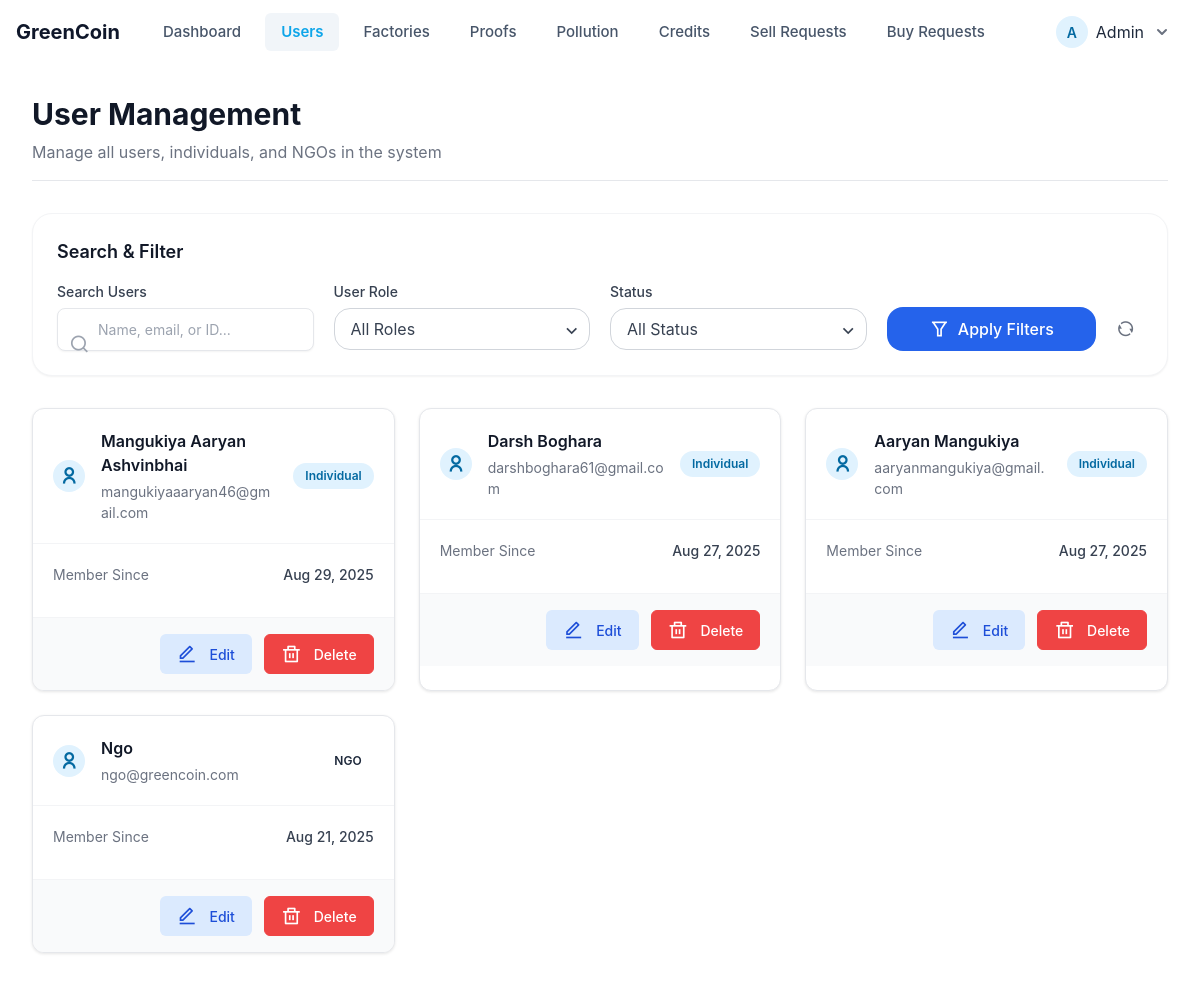
The page /admin/user.php (signed in) on the database its author committed.
### tables this page shows
CREATE TABLE `users` (
  `user_id` int(11) NOT NULL,
  `name` varchar(100) NOT NULL,
  `email` varchar(150) NOT NULL,
  `password_hash` varchar(255) NOT NULL,
  `role` enum('individual','NGO','admin','factory') NOT NULL DEFAULT 'individual',
  `profile_image` varchar(255) DEFAULT NULL,
  `created_at` timestamp NOT NULL DEFAULT current_timestamp(),
  `email_verified` tinyint(1) NOT NULL DEFAULT 0,
  `email_verified_at` datetime DEFAULT NULL
);

### admin/user.php (the view, shortened to what this page needs)
<?php
require_once __DIR__ . '/header.php';
?>
<!DOCTYPE html>
<html lang="en">
<head>
    <script src="https://cdn.tailwindcss.com/3.4.16"></script>
    <link rel="stylesheet" href="https://cdnjs.cloudflare.com/ajax/libs/remixicon/4.6.0/remixicon.min.css" />
</head>
<body>
    <div class="user-management-container">
    <div class="page-header mb-8">
        <h1 class="text-3xl font-bold text-gray-900 mb-2">User Management</h1>
        <p class="text-gray-600">Manage all users, individuals, and NGOs in the system</p>
    </div>
    <div class="search-filters bg-white rounded-xl shadow-sm p-6 mb-8 border border-gray-100">
        <h2 class="text-lg font-semibold text-gray-800 mb-4">Search & Filter</h2>
        <div class="grid grid-cols-1 md:grid-cols-4 gap-5">
            <div class="relative">
                <label for="search" class="block text-sm font-medium text-gray-700 mb-1.5">Search Users</label>
                <div class="relative">
                    <div class="absolute inset-y-0 left-0 pl-3 flex items-center pointer-events-none mt-7">
                    </div>
                    <input
                        type="text"
                        id="search"
                        placeholder="Name, email, or ID..."
                        class="block w-full pl-10 pr-3 py-2.5 border border-gray-300 rounded-lg bg-white shadow-sm focus:outline-none focus:ring-2 focus:ring-blue-500 focus:border-transparent transition duration-150"
                    >
                </div>
            </div>
            <div>
                <label for="role" class="block text-sm font-medium text-gray-700 mb-1.5">User Role</label>
                <div class="relative">
                    <select
                        id="role"
                        class="block appearance-none w-full bg-white border border-gray-300 text-gray-700 py-2.5 px-4 pr-8 rounded-lg leading-tight focus:outline-none focus:ring-2 focus:ring-blue-500 focus:border-transparent transition duration-150"
                    >
                        <option value="">All Roles</option>
                    </select>
                    <div class="pointer-events-none absolute inset-y-0 right-0 flex items-center px-2 text-gray-700 mt-1">
                    </div>
                </div>
            </div>
            <div>
                <label for="status" class="block text-sm font-medium text-gray-700 mb-1.5">Status</label>
                <div class="relative">
                    <select
                        id="status"
                        class="block appearance-none w-full bg-white border border-gray-300 text-gray-700 py-2.5 px-4 pr-8 rounded-lg leading-tight focus:outline-none focus:ring-2 focus:ring-blue-500 focus:border-transparent transition duration-150"
                    >
                        <option value="">All Status</option>
                    </select>
                    <div class="pointer-events-none absolute inset-y-0 right-0 flex items-center px-2 text-gray-700 mt-1">
                    </div>
                </div>
            </div>
            <div class="flex items-end space-x-3">
                <button class="flex-1 bg-blue-600 hover:bg-blue-700 text-white font-medium py-2.5 px-4 rounded-lg transition duration-200 flex items-center justify-center">
                    <i class="ri-filter-line mr-2"></i>
                    Apply Filters
                </button>
                <button class="text-gray-500 hover:text-gray-700 p-2 rounded-full hover:bg-gray-100 transition duration-200">
                    <i class="ri-refresh-line text-lg"></i>
                </button>
            </div>
        </div>
    </div>
    <div class="users-grid">
        <?php
        $q = $conn->query("SELECT
            u.user_id,
            u.name,
            u.email,
            u.role,
            u.created_at,
            f.name AS factory_name
        FROM users u
        LEFT JOIN factories f ON f.user_id = u.user_id
        WHERE u.role IN ('individual', 'ngo')
        ORDER BY u.user_id DESC");
        if ($q->num_rows === 0): ?>
            <div class="empty-state">
                <i class="ri-user-search-line"></i>
                <h3>No users found</h3>
                <p>There are no users to display at the moment.</p>
            </div>
        <?php else:
            while($user = $q->fetch_assoc()):
                $roleClasses = [
                    'individual' => 'role-user',
                    'ngo' => 'role-ngo'
                ];
                $roleIcon = [
                    'individual' => 'ri-user-line',
                    'ngo' => 'ri-team-line'
                ];
                $roleClass = $roleClasses[$user['role']] ?? '';
                $iconClass = $roleIcon[$user['role']] ?? 'ri-user-line';
        ?>
        <div class="user-card fade-in">
            <div class="user-card-header">
                <div class="user-avatar">
                    <i class="<?= $iconClass ?> text-lg"></i>
                </div>
                <div class="user-info">
                    <h3 class="user-name"><?= htmlspecialchars($user['name'] ?: 'Unnamed User') ?></h3>
                    <p class="user-email"><?= htmlspecialchars($user['email']) ?></p>
                </div>
                <span class="role-badge <?= $roleClass ?>">
                    <?= ucfirst(htmlspecialchars($user['role'])) ?>
                </span>
            </div>
            <div class="user-card-body">
                <div class="user-detail">
                    <span class="user-detail-label">Member Since</span>
                    <span class="user-detail-value"><?= date('M j, Y', strtotime($user['created_at'])) ?></span>
                </div>
            </div>
            <div class="user-card-footer">
                <a href="edit_user.php?id=<?= $user['user_id'] ?>" class="btn btn-edit">
                    <i class="ri-edit-line mr-1"></i> Edit
                </a>
                <form method="post" onsubmit="return confirm('Are you sure you want to delete this user?');" class="inline">
                    <button type="submit" name="delete_user" class="btn btn-danger">
                        <i class="ri-delete-bin-line mr-1"></i> Delete
                    </button>
                </form>
            </div>
        </div>
        <?php
            endwhile;
        endif;
        ?>
    </div>
</div>
<?php require_once __DIR__ . '/footer.php'; ?>
<!-- <h2>Users</h2>
<table>
  <tr><th>ID</th><th>Name</th><th>Email</th><th>Role</th><th>Factory</th><th>Actions</th></tr>
  <php
  $q = $conn->query("SELECT u.user_id,
                            u.name,
                            u.email,
                            u.role,
                            f.name AS factory_name
                     FROM users u
                     LEFT JOIN factories f ON f.user_id=u.user_id
                     WHERE u.role IN ('individual','ngo')
                     ORDER BY u.user_id DESC");
  while($u=$q->fetch_assoc()):
  ?>
    <tr>
      <td><= $u['user_id'] ?></td>
      <td><= htmlspecialchars($u['name'] ?: $u['email']) ?></td>
      <td><= htmlspecialchars($u['email']) ?></td>
      <td><span class="muted"><= htmlspecialchars($u['role']) ?></span></td>
      <td><= htmlspecialchars($u['factory_name'] ?? '—') ?></td>
      <td>
        <form method="post" class="inline"
              onsubmit="return confirm('Are you sure you want to delete user ID <= $u['user_id'] ?>?');">
          <input type="hidden" name="user_id" value="<= $u['user_id'] ?>">
          <button class="btn btn-danger" name="delete_user">Delete</button>
        </form>
      </td>
    </tr>
  <php endwhile; ?>
</table>
<?php require_once __DIR__ . '/footer.php'; ?> -->

### assets/css/admin-styles.css (style rules this page uses)
.user-management-container { max-width: 1200px; margin: 0 auto; padding: 2rem 1rem; }
.page-header { margin-bottom: 2rem; }
.page-header h1 { font-size: 1.875rem; font-weight: 700; color: #1f2937; margin-bottom: 0.5rem; }
.page-header p { color: #6b7280; font-size: 1rem; }
.users-grid { display: grid; grid-template-columns: repeat(auto-fill, minmax(280px, 1fr)); gap: 1.5rem; margin-top: 2rem; }
.user-card { background: white; border-radius: 0.75rem; box-shadow: 0 1px 3px rgba(0, 0, 0, 0.1); overflow: hidden; transition: transform 0.2s, box-shadow 0.2s; border: 1px solid #e5e7eb; }
.user-card-header { padding: 1.25rem; border-bottom: 1px solid #f3f4f6; display: flex; align-items: center; gap: 1rem; }
.user-avatar { width: 3rem; height: 3rem; border-radius: 9999px; background-color: #e5e7eb; display: flex; align-items: center; justify-content: center; font-weight: 600; color: #4b5563; text-transform: uppercase; }
.user-info { flex: 1; }
.user-name { font-weight: 600; color: #111827; margin-bottom: 0.25rem; }
.user-email { color: #6b7280; font-size: 0.875rem; word-break: break-all; }
.user-card-body { padding: 1.25rem; }
.user-detail { display: flex; justify-content: space-between; margin-bottom: 0.75rem; font-size: 0.875rem; }
.user-detail-label { color: #6b7280; }
.user-detail-value { color: #374151; font-weight: 500; }
.role-badge { display: inline-block; padding: 0.25rem 0.75rem; border-radius: 9999px; font-size: 0.75rem; font-weight: 600; text-transform: capitalize; }
.role-user { background-color: #e0f2fe; color: #0369a1; }
.user-card-footer { padding: 1rem 1.25rem; background-color: #f9fafb; border-top: 1px solid #f3f4f6; display: flex; justify-content: flex-end; gap: 0.75rem; }
.btn { display: inline-flex; align-items: center; justify-content: center; padding: 0.5rem 1rem; border-radius: 0.5rem; font-weight: 500; font-size: 0.875rem; cursor: pointer; transition: all 0.15s; border: 1px solid transparent; }
.btn-danger { background-color: #fee2e2; color: #b91c1c; border-color: #fecaca; }
.btn-edit { background-color: #dbeafe; color: #1d4ed8; border-color: #bfdbfe; }
.fade-in { animation: fadeIn 0.3s ease-out forwards; }

### admin/css/user-management.css (style rules this page uses)
:root { --primary: #4F46E5; --primary-hover: #4338CA; --secondary: #6B7280; --success: #10B981; --danger: #EF4444; --warning: #F59E0B; --light: #F9FAFB; --dark: #111827; --border: #E5E7EB; --shadow: 0 1px 3px 0 rgba(0, 0, 0, 0.1), 0 1px 2px 0 rgba(0, 0, 0, 0.06); --shadow-md: 0 4px 6px -1px rgba(0, 0, 0, 0.1), 0 2px 4px -1px rgba(0, 0, 0, 0.06); --transition: all 0.2s ease-in-out; }
.page-header { margin-bottom: 2rem; }
.page-header h1 { color: var(--dark); font-size: 1.875rem; font-weight: 700; margin-bottom: 0.5rem; }
.page-header p { color: var(--secondary); font-size: 1rem; }
.search-filters { background-color: white; border-radius: 0.75rem; box-shadow: var(--shadow); padding: 1.5rem; margin-bottom: 2rem; border: 1px solid var(--border); }
.search-filters h2 { color: var(--dark); font-size: 1.125rem; font-weight: 600; margin-bottom: 1rem; }
label { display: block; font-size: 0.875rem; font-weight: 500; color: var(--dark); margin-bottom: 0.375rem; }
input[type="text"], select { width: 100%; padding: 0.625rem 1rem 0.625rem 2.5rem; border: 1px solid var(--border); border-radius: 0.5rem; font-size: 0.875rem; transition: var(--transition); background-color: white; }
button { cursor: pointer; transition: var(--transition); font-weight: 500; border: none; display: inline-flex; align-items: center; justify-content: center; }
i { font-size: 1.25rem; line-height: 1; }
.grid { display: grid; gap: 1.25rem; }
@media (min-width: 768px) { .grid { grid-template-columns: repeat(4, minmax(0, 1fr)); } }
.flex { display: flex; }
.items-center { align-items: center; }
.mb-4 { margin-bottom: 1rem; }
.relative { position: relative; }

### admin/css/proofs.css (style rules this page uses)
.btn { padding: 0.5rem 1rem; border-radius: 0.375rem; font-size: 0.875rem; font-weight: 500; cursor: pointer; transition: all 0.2s; border: none; display: inline-flex; align-items: center; justify-content: center; gap: 0.5rem; }
.btn-danger { background-color: #ef4444; color: white; }

### admin/css/pollution.css (style rules this page uses)
.btn { display: inline-flex; align-items: center; justify-content: center; padding: 0.5rem 1rem; font-size: 0.875rem; font-weight: 500; border-radius: 0.5rem; cursor: pointer; transition: all 0.2s; border: 1px solid transparent; height: 2.5rem; }

### admin/user.php (style rules this page uses)
:where([class^="ri-"])::before { content: "\f3c2"; }

### rows shown on the page
users: name "Mangukiya Aaryan Ashvinbhai", email "mangukiyaaaryan46@gmail.com", role "Individual", created_at "Aug 29, 2025"
users: name "Darsh Boghara", email "darshboghara61@gmail.com", role "Individual", created_at "Aug 27, 2025"
users: name "Aaryan Mangukiya", email "aaryanmangukiya@gmail.com", role "Individual", created_at "Aug 27, 2025"
users: name "Ngo", email "ngo@greencoin.com", role "NGO", created_at "Aug 21, 2025"

### other values the page prints
substr($_SESSION['user_name'] ?? 'A', 0, 1) "A"
$_SESSION['user_name'] "Admin"
